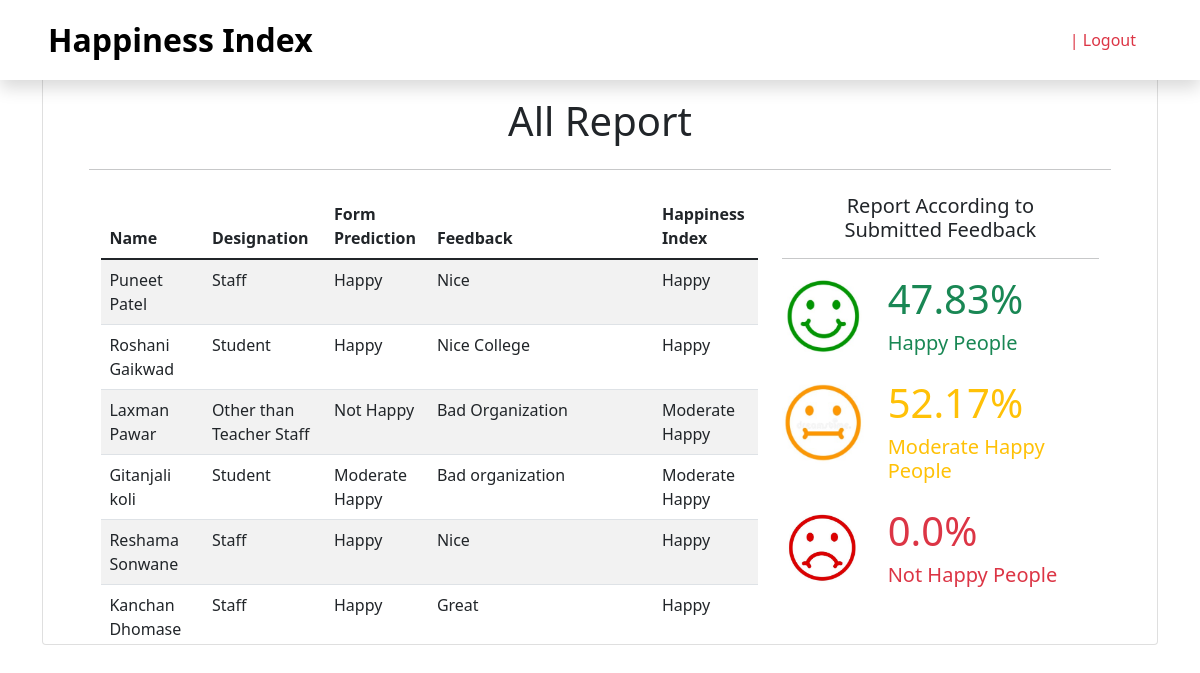
/all_report (signed in), run on the app's committed database.
### app/models.py (models this page shows, shortened)
class feedback(models.Model):
    username = models.CharField(max_length= 70)
    name = models.CharField(max_length= 70)
    designation = models.CharField(max_length= 70)
    q1 = models.CharField(max_length= 50)
    q2 = models.CharField(max_length= 50)
    q3 = models.CharField(max_length= 50)
    q4 = models.CharField(max_length= 50)
    q5 = models.CharField(max_length= 50)
    q6 = models.CharField(max_length= 50)
    q7 = models.CharField(max_length= 50)
    q8 = models.CharField(max_length= 50)
    q9 = models.CharField(max_length= 50)
    q10 = models.CharField(max_length= 50)
    q11 = models.CharField(max_length= 50)
    q12 = models.CharField(max_length= 50)
    q13 = models.CharField(max_length= 50)
    q14 = models.CharField(max_length= 50)
    q15 = models.CharField(max_length= 50)
    qus_pred = models.CharField(max_length= 50)
    feedback = models.CharField(max_length= 500)
    feedback_pred = models.CharField(max_length= 50)
    happiness_index = models.CharField(max_length= 50)
    date = models.DateField()

### app/views.py (the view)
# urls.py: path("all_report", views.all_report, name= "all_report"),
@login_required(login_url="log_in")
@cache_control(no_cache = True, must_revalidate = True, no_store = True)
def all_report(request):
    student = feedback.objects.all()
    happy = 0
    modarate_happy = 0
    not_happy = 0
    total = 0
    for std in student:
        if std.happiness_index == "Happy":
            happy += 1
        elif std.happiness_index == "Moderate Happy":
            modarate_happy += 1
        else:
            not_happy += 1
        total+=1
    happy_percent = (happy/total)* 100
    modarate_happy_percent = (modarate_happy/total)* 100
    not_happy_percent = (not_happy/total)* 100
    context = {
        'fname': request.user.first_name,
        'student' : student,
        'happy_percent' : float("{:.2f}".format(happy_percent)),
        'modarate_happy_percent' : float("{:.2f}".format(modarate_happy_percent)),
        'not_happy_percent' : float("{:.2f}".format(not_happy_percent))
    }
    return render(request, "all_report.html", context)

### templates/all_report.html (shortened to what this page needs)
{% extends 'base.html' %}
{% block body %}
{% if user.is_authenticated %}
<div class="container">
    <div class="card mb-2">
        <div class="row col-lg-11 m-auto mt-5">
            <h1 class="text-center mt-5 mb-4">All Report</h1>
            <hr>
            <div class="col-lg-8 mt-2" style="height:450px; overflow: auto;">
                <table class="table table-striped">
                    <thead>
                        <tr>
                            <th scope="col">Name</th>
                            <th scope="col">Designation</th>
                            <th scope="col">Form Prediction</th>
                            <th scope="col">Feedback</th>
                            <th scope="col">Happiness Index</th>
                        </tr>
                    </thead>
                    <tbody>
                        {% for student in student %}
                        {% if student %}
                        <tr>
                            <td>{{student.name}}</td>
                            <td>{{student.designation}}</td>
                            <td>{{student.qus_pred}}</td>
                            <td>{{student.feedback}}</td>
                            <td>{{student.happiness_index}}</td>
                        </tr>
                        {% endif %}
                        {% endfor %}
                    </tbody>
                </table>
            </div>
            <div class="col-lg-4 mt-2 justify-content-center">
                <h5 class="text-center mx-3">Report According to Submitted Feedback</h5>
                <hr>
                <div class="row col-lg-12">
                    <div class="col-lg-4">
                        <img src="static/img/happy_face.jpg" alt="static/img/happy_face.jpg"
                            style="height: fit-content;">
                    </div>
                    <div class="col-lg-8">
                        <h1 class="text-success">{{happy_percent}}%</h1>
                        <h5 class="text-success">Happy People</h5>
                    </div>
                </div>
                <div class="row col-lg-12 mt-3">
                    <div class="col-lg-4">
                        <img src="static/img/normal_face.jpg" alt="static/img/happy_face.jpg"
                            style="height: fit-content;">
                    </div>
                    <div class="col-lg-8">
                        <h1 class="text-warning">{{modarate_happy_percent}}%</h1>
                        <h5 class="text-warning">Moderate Happy People</h5>
                    </div>
                </div>
                <div class="row col-lg-12 mt-3">
                    <div class="col-lg-4">
                        <img src="static/img/not_happy_face.jpg" alt="static/img/happy_face.jpg"
                            style="height: fit-content;">
                    </div>
                    <div class="col-lg-8">
                        <h1 class="text-danger">{{not_happy_percent}}%</h1>
                        <h5 class="text-danger">Not Happy People</h5>
                    </div>
                </div>
            </div>
        </div>
    </div>
</div>
{% endif %}
{% endblock body %}

### static/css/style.css (style rules this page uses)
* { padding: 0; margin: 0; box-sizing: border-box; }
img { height: 100vh; width: 100%; }

### data on the page
feedback: name "Puneet Patel", designation "Staff", qus_pred "Happy", feedback "Nice", happiness_index "Happy"
feedback: name "Roshani Gaikwad", designation "Student", qus_pred "Happy", feedback "Nice College", happiness_index "Happy"
feedback: name "Laxman Pawar", designation "Other than Teacher Staff", qus_pred "Not Happy", feedback "Bad Organization", happiness_index "Moderate Happy"
feedback: name "Gitanjali koli", designation "Student", qus_pred "Moderate Happy", feedback "Bad organization", happiness_index "Moderate Happy"
feedback: name "Reshama Sonwane", designation "Staff", qus_pred "Happy", feedback "Nice", happiness_index "Happy"
feedback: name "Kanchan Dhomase", designation "Staff", qus_pred "Happy", feedback "Great", happiness_index "Happy"

### other printed values
{{ happy_percent }} "47.83"
{{ modarate_happy_percent }} "52.17"
{{ not_happy_percent }} "0.0"
